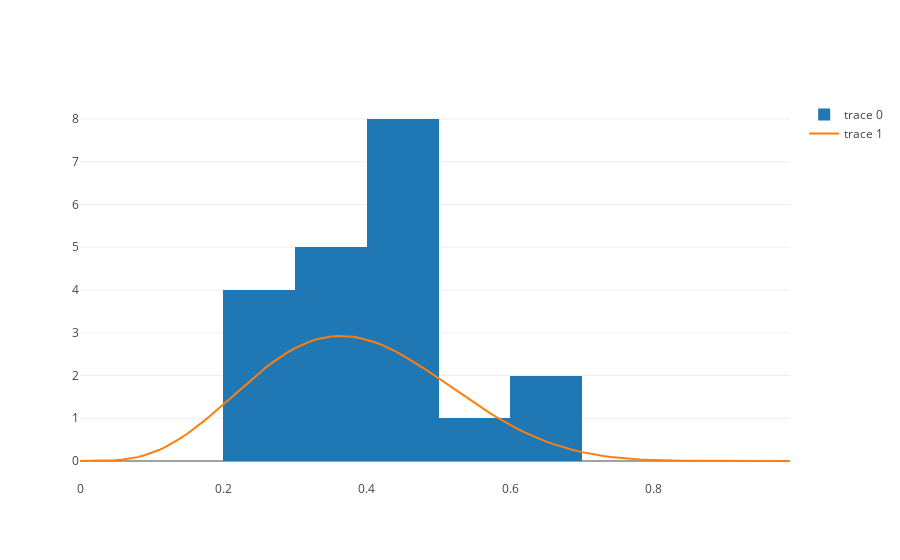

Here is the notebook cell this chart was saved with:
### Markdown cell above
# Check on correctness

### Code cell
alpha = 5
beta = 8

theta_sample = np.random.beta(alpha, beta, 20)
lens = np.random.randint(20, 500, 20)
cnt1 = np.zeros((20,))
for i, len_ in enumerate(lens):
    cnt1[i] = (np.random.uniform(0.0, 1.0, len_) < theta_sample[i]).sum()
print(theta_sample)
print(lens)
print(cnt1)

iplot([go.Histogram(x=cnt1/lens), go.Scatter(x=np.arange(0.0, 1.0, 0.01), y=scipy.stats.beta.pdf(np.arange(0.0, 1.0, 0.01), alpha, beta), mode='lines')])
